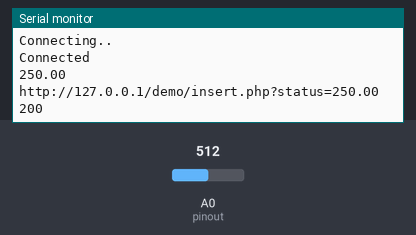
This sketch was run on a simulated ESP8266 (NodeMCU). Shown: the last lines printed to the serial monitor. The test bench sets the inputs (shaded band); at power-on: A0 (pinout) = 512. WiFi joins after 1.5 s; servers stay silent unless stated; uploads are accepted with an empty reply.

Above: at 3.2 s.
3.3 s: A0 (pinout) set to 716
At 7.36 s:
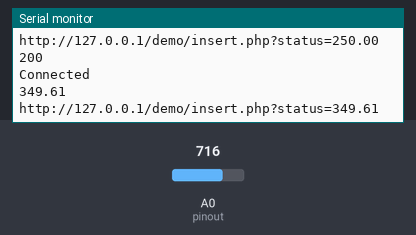
9.1 s: A0 (pinout) set to 900
At 13.0 s:
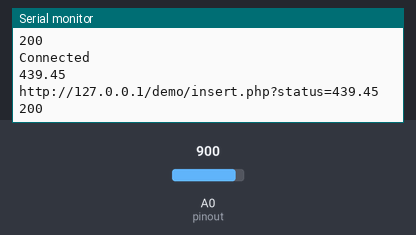
Timing chart, 0 to 14.5 s (numbered marks = the images above; inputs shaded):
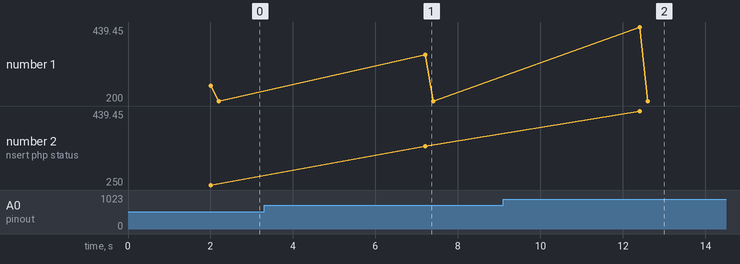

Measured:
- after the input at 3.3 s, the serial monitor: prints a new line after 3.9 s (image 1)
- after the input at 9.1 s, the serial monitor: prints a new line after 3.3 s (image 2)
- plotted number 2: 250 → 349.61 after the input at 3.3 s, 349.61 → 439.45 after the input at 9.1 s

The sketch:

proj.ino.ino
```cpp
#include <ESP8266WiFi.h>
#include <ESP8266HTTPClient.h>
#include <String.h>

const char* ssid = "Sami";
const char* password = "cd688835";

// Web server address
const char *host = "127.0.0.1";

int pinout = A0;
int analogValue;
float volts, celcius;
void setup () {

  Serial.begin(115200);
  WiFi.begin(ssid, password);

  while (WiFi.status() != WL_CONNECTED) {

    delay(1000);
    Serial.println("Connecting..");

  }

}

void loop() {


  if (WiFi.status() == WL_CONNECTED) { //Check WiFi connection status
    Serial.println("Connected");
    analogValue = analogRead(pinout);
    volts = (analogValue / 1024.0) * 5.0;
    celcius = volts * 100.0;
    String str, def;
    str = String(celcius);
    Serial.println(str);

    def = "http://127.0.0.1/demo/insert.php?status=" + str;
    //http://127.0ifcon.0.1/apis/insert.php?status=30.5
    Serial.println(def);
    HTTPClient http;  //Declare an object of class HTTPClient

    http.begin(def);     //Specify request destination

    int httpCode = http.GET();            //Send the request
    String payload = http.getString();    //Get the response payload

    Serial.println(httpCode);   //Print HTTP return code
    Serial.println(payload);    //Print request response payload

    http.end();  //Close connection

    delay(5000);  //GET Data at every 5 seconds

//    http.begin(str);  //Specify request destination
//    int httpCode = http.GET();  //Send the GET request
//    Serial.println(httpCode);
//    if (httpCode > 0) { //Check the returning code
//
//      String payload = http.getString();   //Get the request response payload
//      Serial.println(payload);                     //Print the response payload
//
//    }
//
//    http.end();   //Close connection
//
//  }
//
//  delay(15000);    //Send a request every 30 seconds
//
  }
}
```
